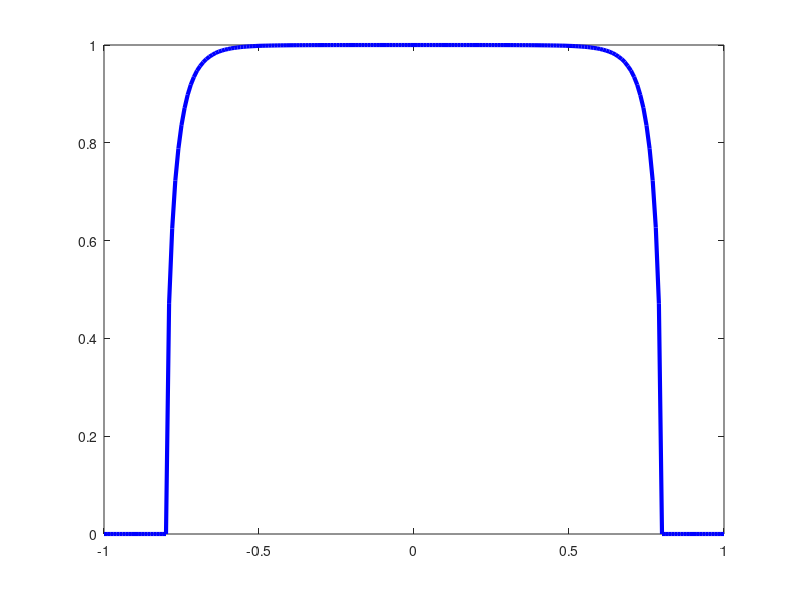

Recreate this plot in MATLAB. (Note: this script raises an error after producing the figure.)

Prob_List=[];
for x=-1:0.01:1

% number of uncertainty samples
N=1000000;

q=random('Normal',0,0.2,1,N);

K=0.8^2-x.^2-q.^2;
Pro=size(find(K>=0),2)/N;
Prob_List=[Prob_List;x,Pro];

end
plot([-1:0.01:1],Prob_List(:,2),'color','blue','LineWidth',3)
plot([-1:0.01:1],1-Delta*ones(size(x1)),'--','color','blue','LineWidth',3)
str2 = '$ 1-\Delta $';text(0.5,0.8,str2,'HorizontalAlignment','right','Interpreter','latex','FontSize',30,'color','blue')         
hold on; xlim([-0.9,0.9]);ylim([0 1.5])